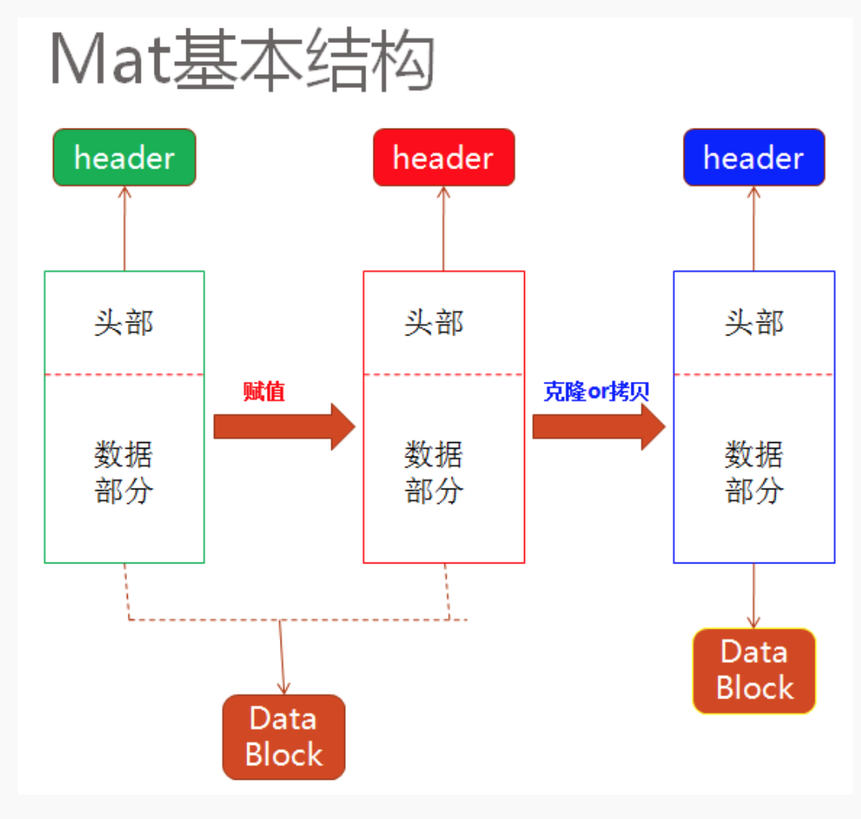
#> input picture Mat.png, 861 x 819 px, shrunk from 1058 x 1006 before the run, given in place of chessboard.jpg, which was not available
$ python 79.Corner_harris.py
#> lines starting #> are read from the running program, lines starting #| are printed output that depends on the picture; after the words box and inside, x2 and y2 are one past the last pixel; in counts of white or black regions, pixels touching at a corner belong together; pictures that were not available may be replaced by others from this repository, and a replacement may not be noted
import numpy as np
import cv2 as cv


def harris(image, opt=1):
    # Detector parameters
    blockSize = 2
    apertureSize = 3
    k = 0.04
    # Detecting corners
    gray = cv.cvtColor(image, cv.COLOR_BGR2GRAY)
    dst = cv.cornerHarris(gray, blockSize, apertureSize, k)
    # Normalizing
    dst_norm = np.empty(dst.shape, dtype=np.float32)
    cv.normalize(dst, dst_norm, alpha=0, beta=255, norm_type=cv.NORM_MINMAX)

    # Drawing a circle around corners
    for i in range(dst_norm.shape[0]):
        for j in range(dst_norm.shape[1]):
            if int(dst_norm[i, j]) > 120:
                cv.circle(image, (j, i), 2, (0, 255, 0), 2)
    # output
    return image


src = cv.imread("chessboard.jpg")
#> src is the input picture: shape (819, 861, 3); mean B, G, R 237.7, 237.4, 243.7
cv.imshow("input", src)
result = harris(src)
#> in harris, `gray = cv.cvtColor(image, cv.COLOR_BGR2GRAY)`:
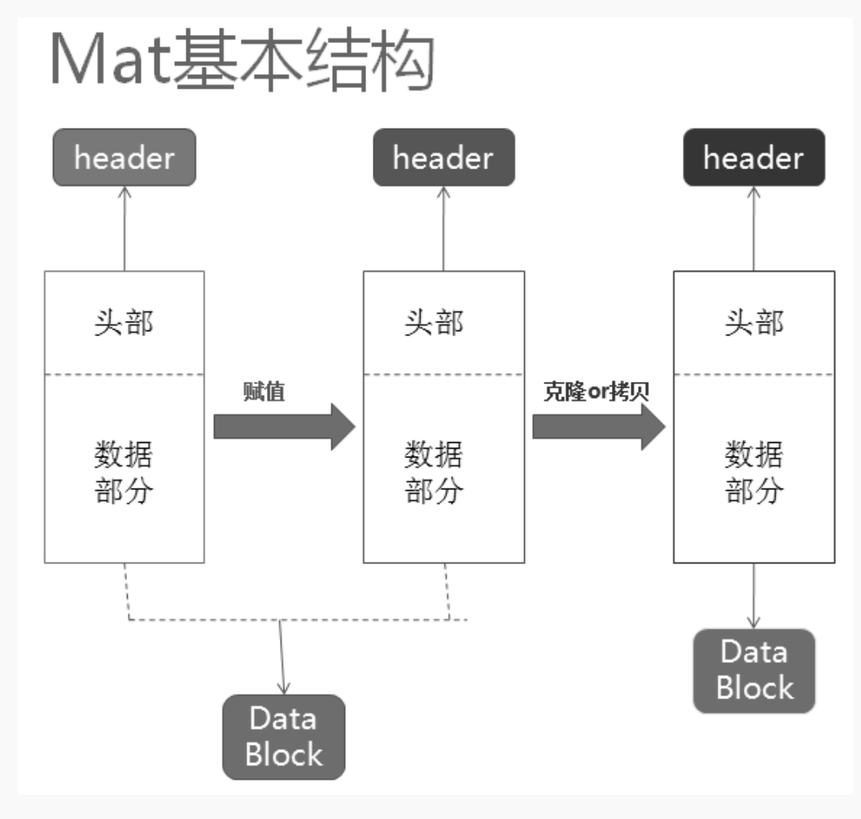
#> gray: shape (819, 861); min 3, max 255, mean 239.3
#> in harris, `dst = cv.cornerHarris(gray, blockSize, apertureSize, k)`:
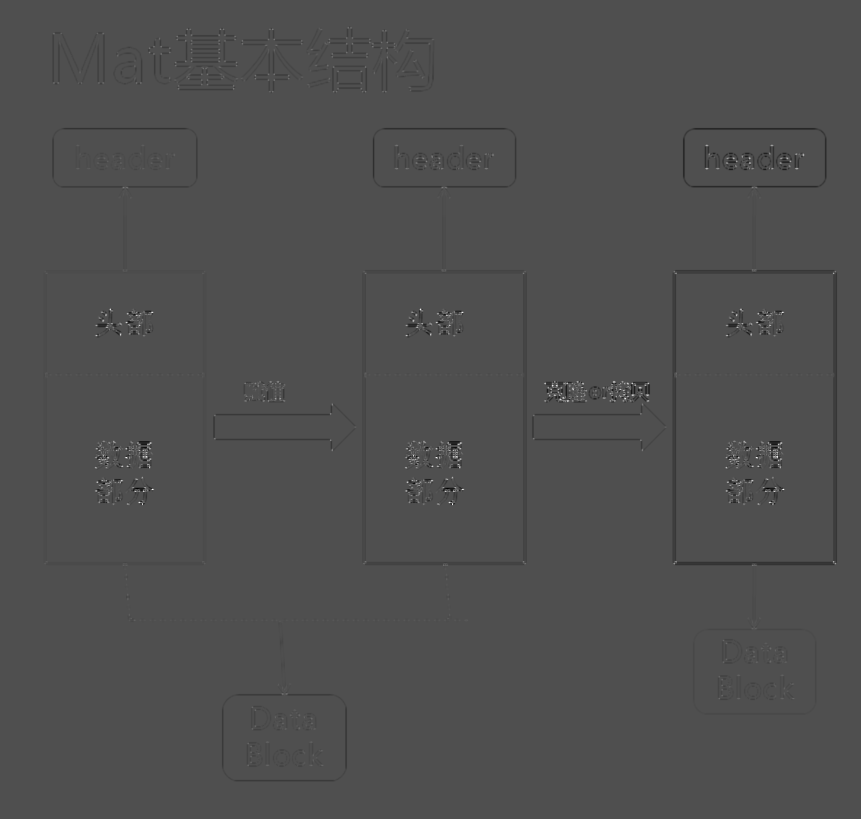
#> dst: shape (819, 861) float32; min -0.013, max 0.0286, mean -5.51e-05; drawn with min black and max white
#> after the loop in harris, `for i in range(dst_norm.shape[0]):`:
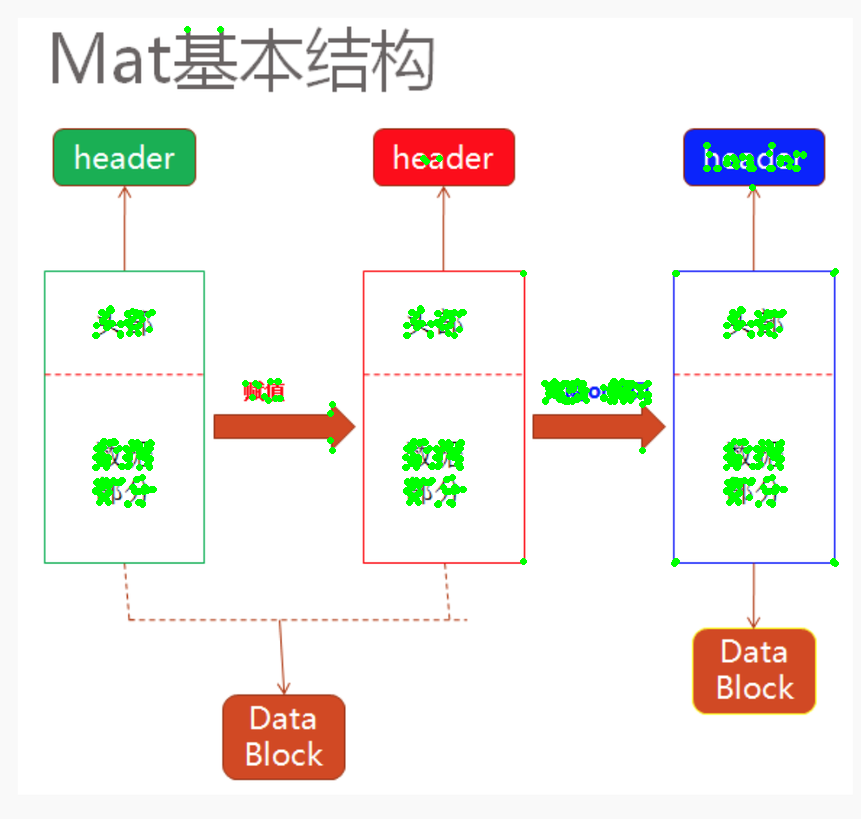
#> image: shape (819, 861, 3); 1.96% of pixels changed, all inside (x1, y1, x2, y2) = (92, 26, 839, 567)
cv.imshow('result', result)
cv.imwrite('result.jpg', result)
cv.waitKey(0)
cv.destroyAllWindows()


cap = cv.VideoCapture(0)
while True:
    ret, frame = cap.read()
    cv.imwrite("input.png", frame)
    cv.imshow('input', frame)
    result = harris(frame)
    cv.imshow('result', result)
    k = cv.waitKey(5)&0xff
#> (key Esc is pressed here)
    if k == 27:
        break
cap.release()
cv.destroyAllWindows()
